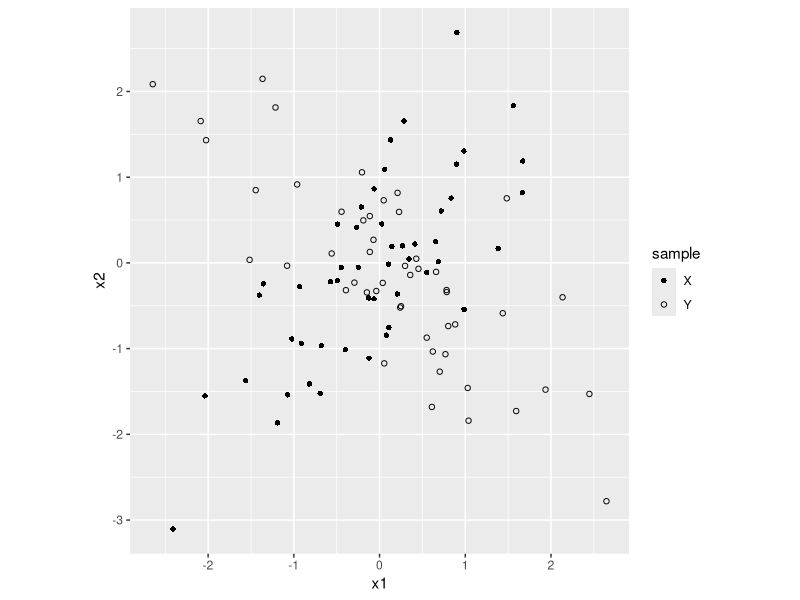
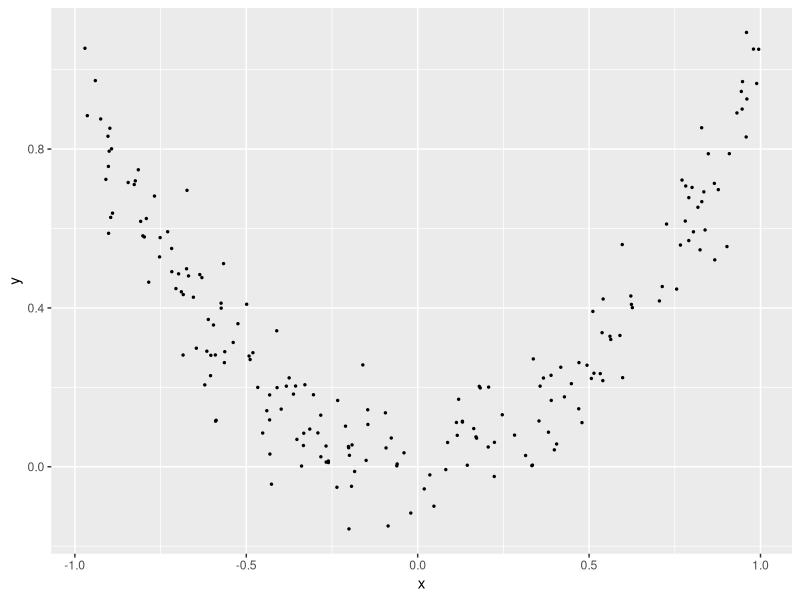

These figures' R source, in order:
## ---- chunk 1
knitr::opts_chunk$set(echo = TRUE, out.width = "100%", cache = TRUE, autodep = TRUE)
options(width = 60, digits = 4)
set.seed(20261110)
library(tidyverse)
B <- 999
pval <- function(t_null, t_obs) (1 + sum(t_null >= t_obs)) / (length(t_null) + 1)
## ---- chunk 2
sim_pair <- function(n, rho) {
  z1 <- rnorm(n)
  z2 <- rho * z1 + sqrt(1 - rho^2) * rnorm(n)
  cbind(z1, z2)
}
m <- 50
X <- sim_pair(m, 0.7)
Y <- sim_pair(m, -0.7)
sim <- rbind(X, Y)
g_sim <- rep(c(TRUE, FALSE), c(m, m))
ggplot(data.frame(x1 = sim[, 1], x2 = sim[, 2], sample = ifelse(g_sim, "X", "Y")),
       aes(x1, x2, shape = sample)) +
  geom_point() + scale_shape_manual(values = c(16, 1)) +
  coord_fixed()
## ---- chunk 3
energy <- function(D, g) {
  2 * mean(D[g, !g]) - mean(D[g, g]) - mean(D[!g, !g])
}
D_sim <- as.matrix(dist(sim))
e_obs <- energy(D_sim, g_sim)
e_null <- replicate(B, energy(D_sim, sample(g_sim)))
c(observed = e_obs, p = pval(e_null, e_obs))
## ---- chunk 4
x <- runif(200, -1, 1)
y <- x^2 + rnorm(200, sd = 0.1)
r_null <- replicate(B, cor(x, sample(y)))
c(r = cor(x, y), p = pval(abs(r_null), abs(cor(x, y))))
## ---- chunk 5
ggplot(data.frame(x, y), aes(x, y)) + geom_point(size = 0.5)
## ---- chunk 6
center <- function(D) D - outer(rowMeans(D), colMeans(D), "+") + mean(D)
dcor <- function(A, B) sqrt(mean(A * B) / sqrt(mean(A^2) * mean(B^2)))
A <- center(as.matrix(dist(x)))
Bc <- center(as.matrix(dist(y)))
d_obs <- dcor(A, Bc)
d_null <- replicate(B, { p <- sample(length(y)); dcor(A, Bc[p, p]) })
c(dcor = d_obs, max_null = max(d_null), p = pval(d_null, d_obs))
